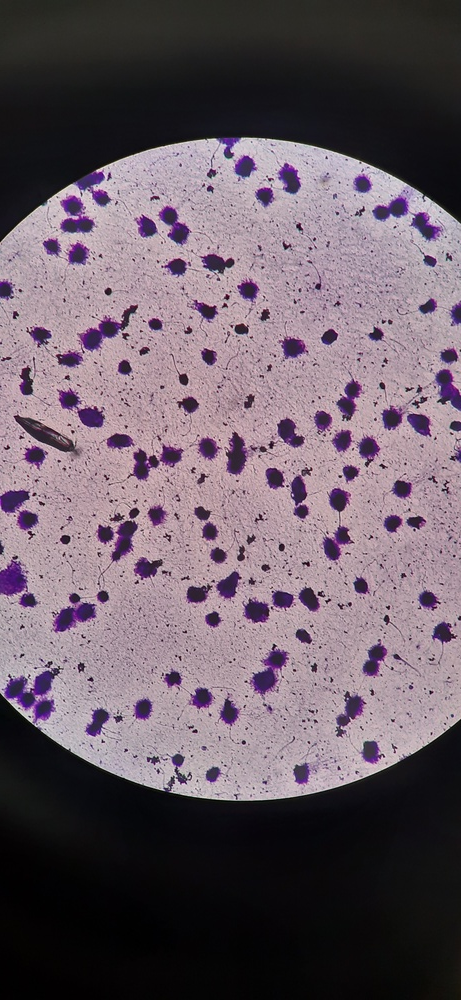
#> input picture experiments/images/input/sample2.jpg, 461 x 1000 px, shrunk from 1844 x 4000 before the run
$ python hue_separation2.0.py
#> lines starting #> are read from the running program, lines starting #| are printed output that depends on the picture; after the words box and inside, x2 and y2 are one past the last pixel; in counts of white or black regions, pixels touching at a corner belong together

from traceback import FrameSummary
import cv2
import numpy as np

def nothing(x):
    pass


def separate_living_sperms():
    frame = cv2.imread('images/input/sample2.jpg')
#> frame is the input picture: shape (1000, 461, 3); mean B, G, R 102.8, 92.9, 106.9
    # get current positions of the trackbars
    ilowH = 65
    ihighH = 156
    ilowS = 80
    ihighS = 255
    ilowV = 0
    ihighV = 189

    hsv = cv2.cvtColor(frame, cv2.COLOR_BGR2HSV)
#> hsv: shape (1000, 461, 3); mean H, S, V 130.9, 49.6, 109.1
    lower_hsv = np.array([ilowH, ilowS, ilowV])
    higher_hsv = np.array([ihighH, ihighS, ihighV])
    # Apply the cv2.inrange method to create a mask
    mask = cv2.inRange(hsv, lower_hsv, higher_hsv)
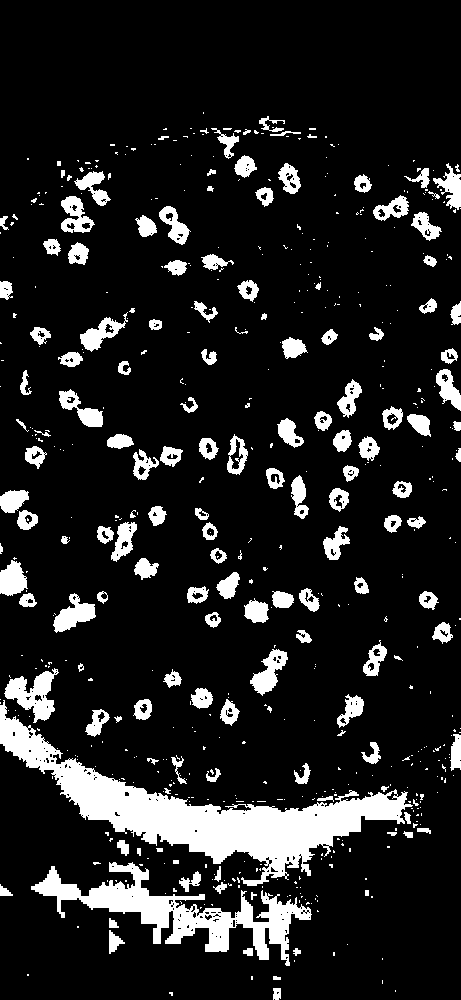
#> mask: shape (1000, 461); 12.9% white; 576 white regions (426 under 20 px), largest, box (x1, y1, x2, y2) and area: (0, 700, 413, 886) 17605, (31, 862, 312, 966) 8050, (4, 668, 59, 723) 1392
    # Apply the mask on the image to extract the original color
    frame = cv2.bitwise_and(frame, frame, mask=mask)
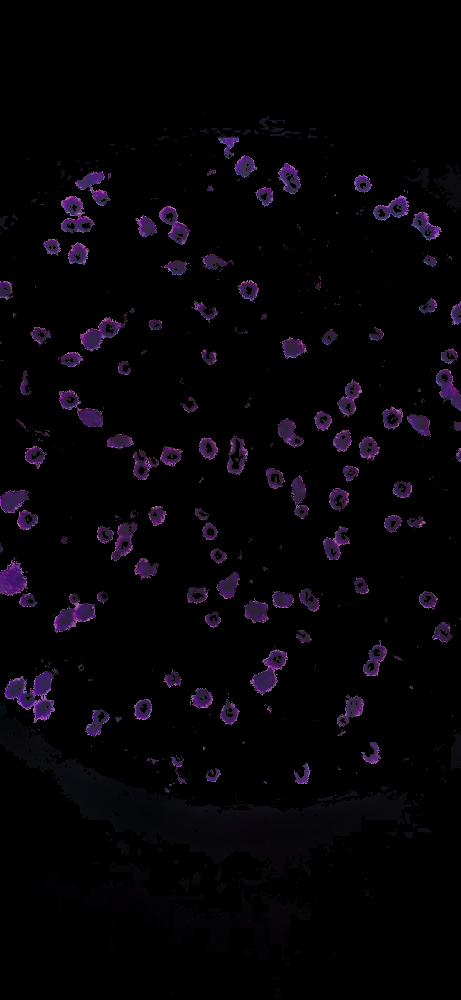
#> frame: shape (1000, 461, 3); mean B, G, R 6.8, 3.2, 5.3
    cv2.imshow('image', frame)
    cv2.imwrite('images/output/only_living_sample2.jpg', frame)
    gray = cv2.cvtColor(frame, cv2.COLOR_BGR2GRAY)
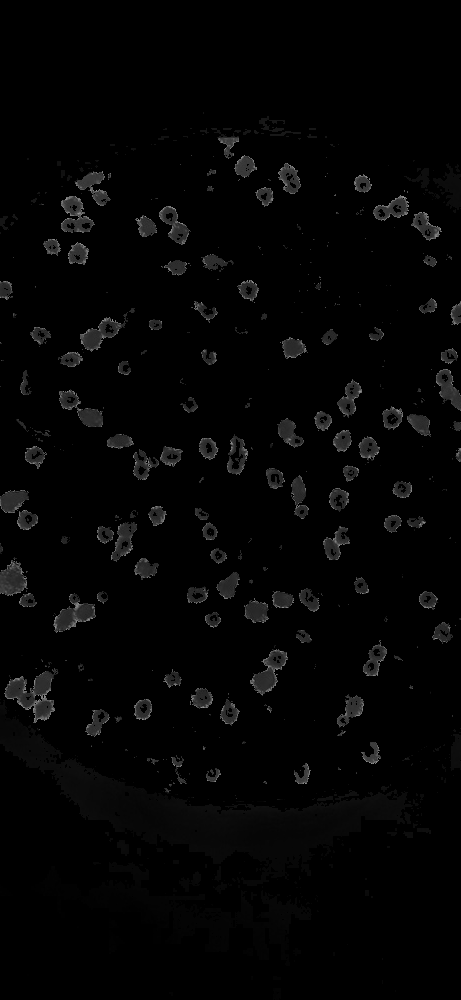
#> gray: shape (1000, 461); min 0, max 153, mean 4.2
    cv2.imwrite('images/output/only_living_gray_sample2.jpg', gray)

    # Press q to exit
    if cv2.waitKey(1) & 0xFF == ord('q'):
#> (key q is pressed here)
        cv2.destroyAllWindows()
        exit()
#> (the program exits here)

$ run again, with experiments/images/input/sample1.jpg copied over experiments/images/input/sample2.jpg
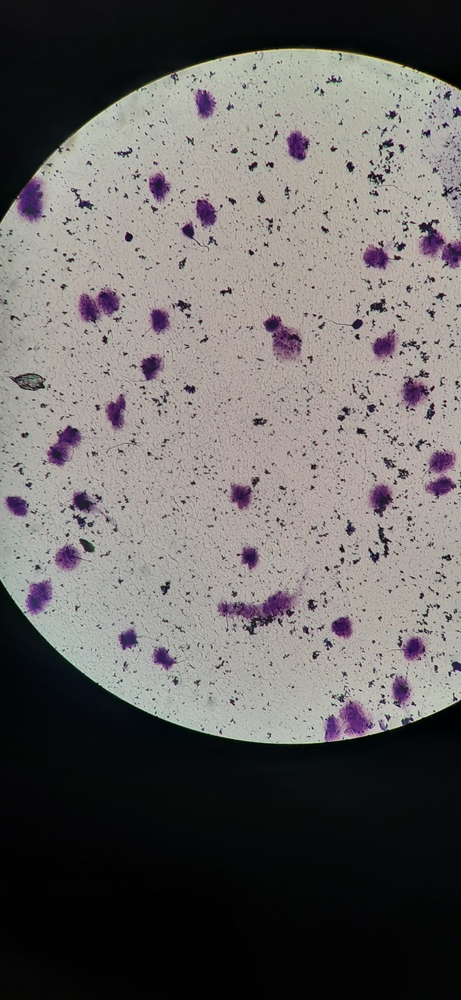
#> input picture experiments/images/input/sample1.jpg, 461 x 1000 px, shrunk from 1844 x 4000 before the run
#> in separate_living_sperms, frame is the input picture: shape (1000, 461, 3); mean B, G, R 99.8, 101, 104.6
#> hsv: shape (1000, 461, 3); mean H, S, V 51.3, 40, 106.7
#> in separate_living_sperms, `mask = cv2.inRange(hsv, lower_hsv, higher_hsv)`:
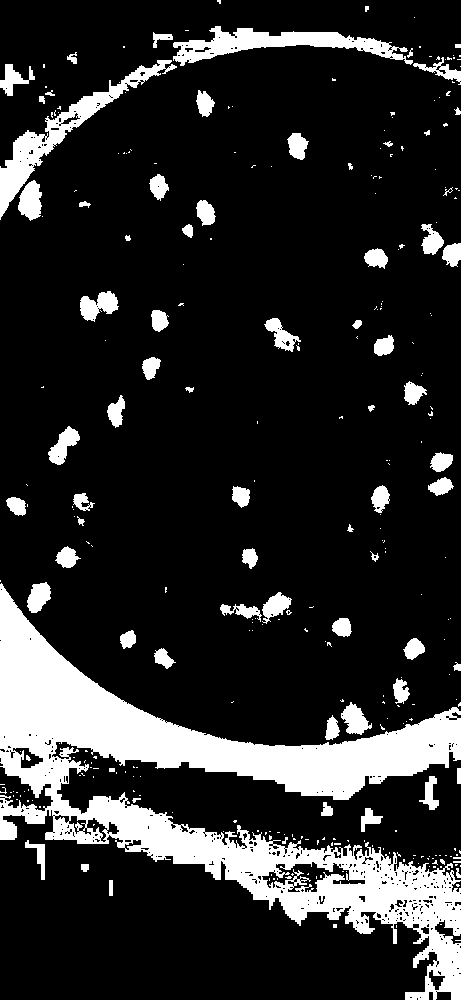
#> mask: shape (1000, 461); 16.5% white; 308 white regions (234 under 20 px), largest, box (x1, y1, x2, y2) and area: (0, 583, 461, 1000) 52129, (0, 60, 177, 220) 4060, (173, 26, 413, 66) 3624
#> in separate_living_sperms, `frame = cv2.bitwise_and(frame, frame, mask=mask)`:
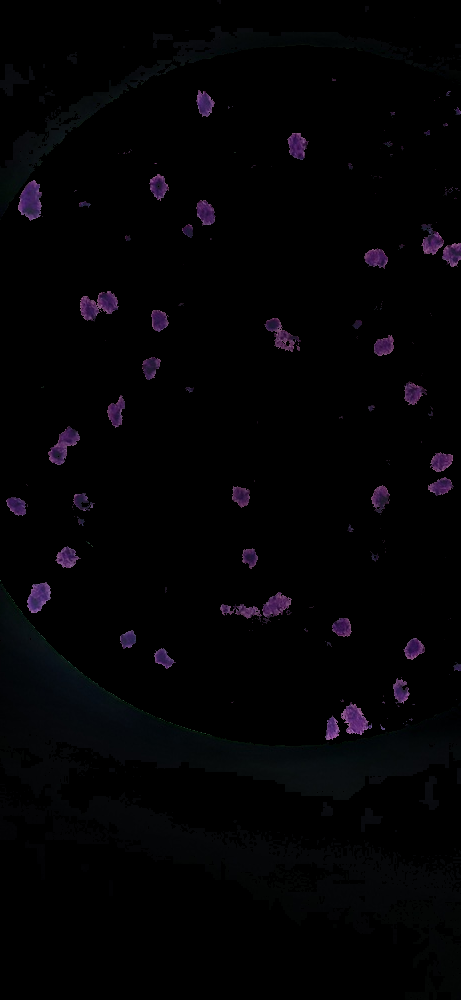
#> frame: shape (1000, 461, 3); mean B, G, R 4, 2.4, 2.9

$ run again, with experiments/images/input/only_living_inpainted.jpg copied over experiments/images/input/sample2.jpg
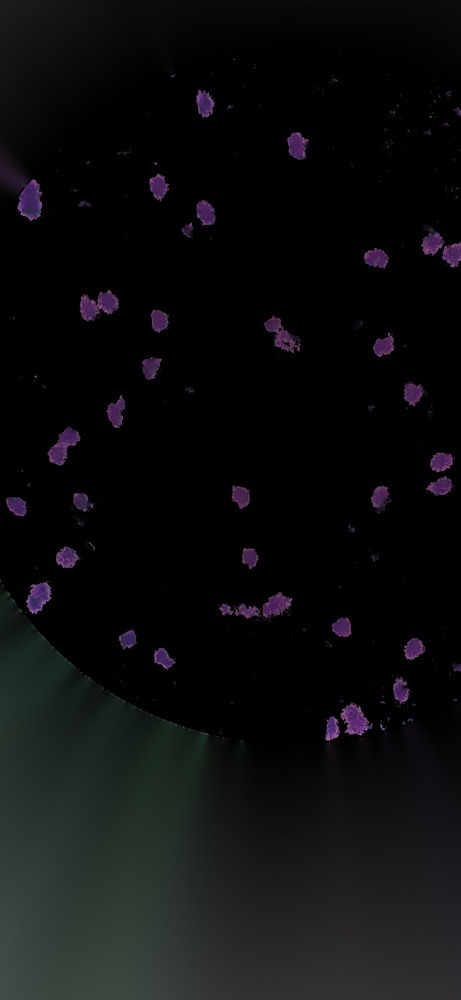
#> input picture experiments/images/input/only_living_inpainted.jpg, 461 x 1000 px, shrunk from 1844 x 4000 before the run
#> in separate_living_sperms, frame is the input picture: shape (1000, 461, 3); mean B, G, R 13.9, 13.2, 12.8
#> hsv: shape (1000, 461, 3); mean H, S, V 31.2, 29, 14.9
#> in separate_living_sperms, `mask = cv2.inRange(hsv, lower_hsv, higher_hsv)`:
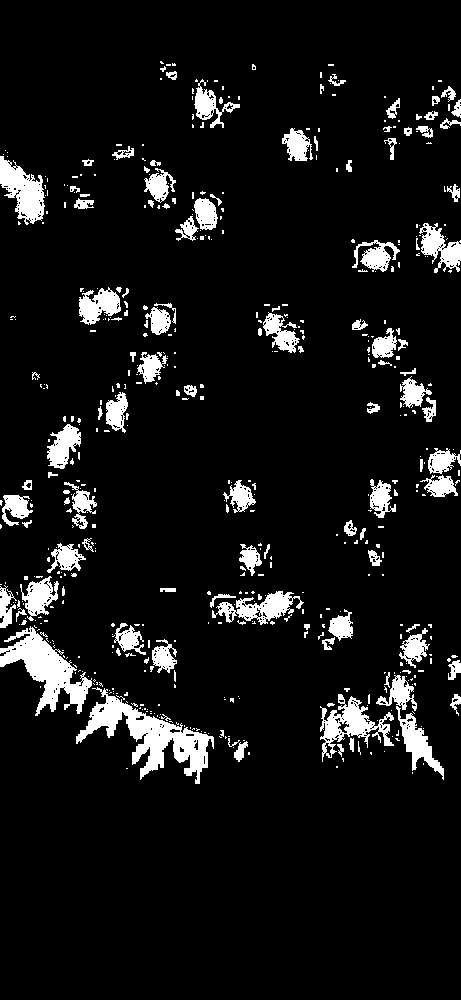
#> mask: shape (1000, 461); 8.2% white; 527 white regions (407 under 20 px), largest, box (x1, y1, x2, y2) and area: (76, 687, 214, 784) 4175, (0, 626, 92, 716) 3194, (320, 694, 394, 762) 1776
#> in separate_living_sperms, `frame = cv2.bitwise_and(frame, frame, mask=mask)`:
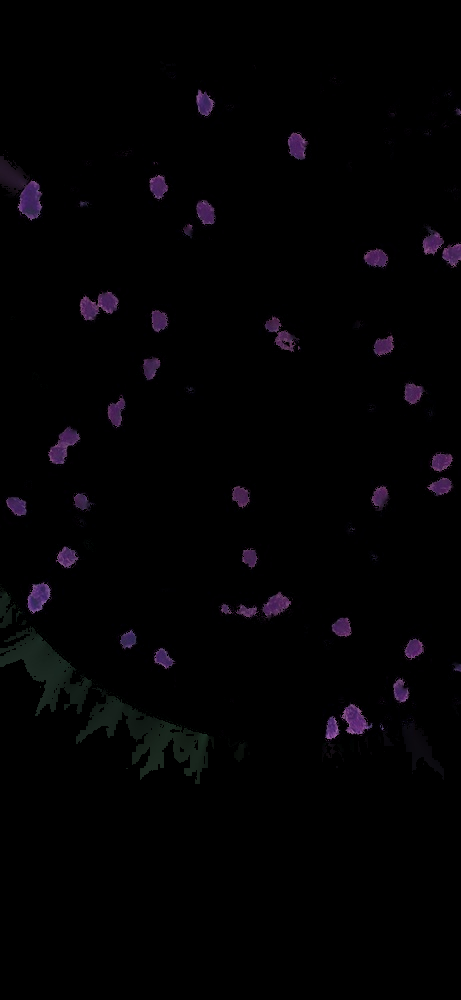
#> frame: shape (1000, 461, 3); mean B, G, R 3.1, 1.8, 2.6
